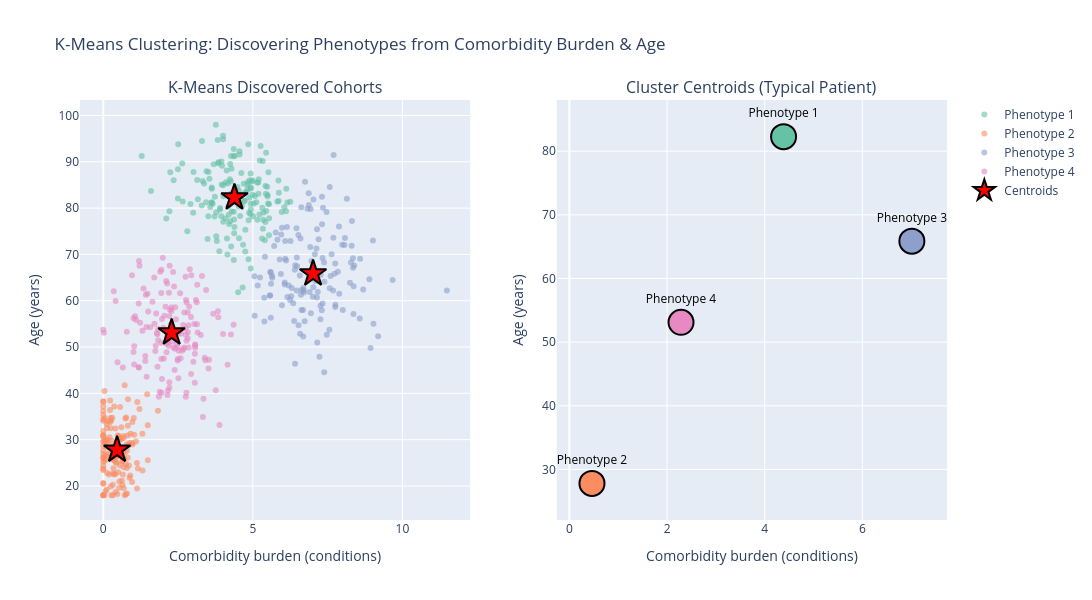

Notebook code for this chart:
### Markdown cell above
## 3. K-Means Clustering Fundamentals

### How K-Means Works

K-Means is an **iterative algorithm** that discovers k clusters by:

1. **Initialize**: Randomly place k centroids (cluster centers)
2. **Assign**: Assign each data point to the nearest centroid
3. **Update**: Move each centroid to the mean of its assigned points
4. **Repeat**: Steps 2-3 until centroids stop moving (convergence)

### Mathematical Foundation

**Distance Metric** (Euclidean distance):
```
d(p, c) = √[(x₁-cx₁)² + (x₂-cx₂)² + ... + (xₙ-cxₙ)²]
```

**Objective**: Minimize within-cluster sum of squares (inertia):
```
Inertia = Σ Σ ||x - μₖ||²
         k x∈Cₖ
```

Where:
- k = cluster index
- Cₖ = set of points in cluster k
- μₖ = centroid of cluster k
- x = data point

### Why K-Means for Patient Phenotypes?

✅ **Efficient**: fast even across a whole registered population
✅ **Interpretable**: a centroid is a description of the "typical" patient in that cohort
✅ **Scalable**: works with many clinical features at once
✅ **Practical**: a newly registered patient is assigned to a cohort in one step

### Code cell
# Demonstrate K-Means concept with simple 2D example
def visualize_kmeans_concept():
    """
    Simple visualization of K-Means concept on the phenotype plane
    (comorbidity burden against age).
    """
    # Use just 2 features for easy visualization
    X_simple = patient_data[['comorbidity_burden', 'age']].values

    # Standardize
    scaler = StandardScaler()
    X_scaled = scaler.fit_transform(X_simple)

    # Fit K-Means with k=4
    kmeans = KMeans(n_clusters=4, random_state=42, n_init=10)
    clusters = kmeans.fit_predict(X_scaled)

    # Transform centroids back to original scale for interpretation
    centroids_scaled = kmeans.cluster_centers_
    centroids_original = scaler.inverse_transform(centroids_scaled)

    # Create visualization
    fig = make_subplots(
        rows=1, cols=2,
        subplot_titles=('K-Means Discovered Cohorts', 'Cluster Centroids (Typical Patient)')
    )

    # Plot 1: Data points colored by discovered cluster
    colors = px.colors.qualitative.Set2[:4]

    for cluster_id in range(4):
        mask = clusters == cluster_id
        fig.add_trace(
            go.Scatter(
                x=patient_data.loc[mask, 'comorbidity_burden'],
                y=patient_data.loc[mask, 'age'],
                mode='markers',
                name=f'Phenotype {cluster_id+1}',
                marker=dict(size=6, color=colors[cluster_id], opacity=0.6)
            ), row=1, col=1
        )

    # Add centroids
    fig.add_trace(
        go.Scatter(
            x=centroids_original[:, 0],
            y=centroids_original[:, 1],
            mode='markers',
            name='Centroids',
            marker=dict(size=20, color='red', symbol='star',
                       line=dict(color='black', width=2))
        ), row=1, col=1
    )

    # Plot 2: Centroid characteristics
    cluster_names = [f'Phenotype {i+1}' for i in range(4)]

    fig.add_trace(
        go.Scatter(
            x=centroids_original[:, 0],
            y=centroids_original[:, 1],
            mode='markers+text',
            name='Centroids',
            marker=dict(size=25, color=colors,
                       line=dict(color='black', width=2)),
            text=cluster_names,
            textposition='top center',
            textfont=dict(size=12, color='black'),
            showlegend=False
        ), row=1, col=2
    )

    # Update layout
    fig.update_layout(
        title='K-Means Clustering: Discovering Phenotypes from Comorbidity Burden & Age',
        width=1400,
        height=600,
        showlegend=True
    )

    fig.update_xaxes(title_text="Comorbidity burden (conditions)", row=1, col=1)
    fig.update_yaxes(title_text="Age (years)", row=1, col=1)
    fig.update_xaxes(title_text="Comorbidity burden (conditions)", row=1, col=2)
    fig.update_yaxes(title_text="Age (years)", row=1, col=2)

    fig.show()

    # Print centroid interpretation
    print("\U0001f3af Discovered Phenotype Characteristics:")
    print("=" * 60)
    for i, (burden, age) in enumerate(centroids_original):
        print(f"\nPhenotype {i+1}:")
        print(f"  Average comorbidity burden: {burden:.2f} conditions")
        print(f"  Average age: {age:.1f} years")

        # Interpret the cohort based on its centroid
        if burden > 5.5:
            cohort_type = "Complex chronic"
        elif age > 75:
            cohort_type = "Frail elderly"
        elif burden > 1.4:
            cohort_type = "Metabolic / early multimorbidity"
        else:
            cohort_type = "Young and healthy"

        print(f"  Interpretation: {cohort_type}")

    print("\n\U0001f4a1 Key Insight: the algorithm found these cohorts WITHOUT being told what to look for!")

visualize_kmeans_concept()

### Figure 1 — Plotly figure (JSON) as saved in the notebook; plotly's stock layout.template omitted (floating-point values rounded to 4 significant figures; data arrays with more than 128 entries replaced by an {"elided": "..."} marker saying what was removed)
{"data": [{"marker": {"color": "rgb(102,194,165)", "opacity": 0.6, "size": 6}, "mode": "markers", "name": "Phenotype 1", "type": "scatter", "x": {"elided": "163 float values"}, "xaxis": "x", "y": {"elided": "163 float values"}, "yaxis": "y"}, {"marker": {"color": "rgb(252,141,98)", "opacity": 0.6, "size": 6}, "mode": "markers", "name": "Phenotype 2", "type": "scatter", "x": {"elided": "153 float values"}, "xaxis": "x", "y": {"elided": "153 float values"}, "yaxis": "y"}, {"marker": {"color": "rgb(141,160,203)", "opacity": 0.6, "size": 6}, "mode": "markers", "name": "Phenotype 3", "type": "scatter", "x": {"elided": "135 float values"}, "xaxis": "x", "y": {"elided": "135 float values"}, "yaxis": "y"}, {"marker": {"color": "rgb(231,138,195)", "opacity": 0.6, "size": 6}, "mode": "markers", "name": "Phenotype 4", "type": "scatter", "x": {"elided": "149 float values"}, "xaxis": "x", "y": {"elided": "149 float values"}, "yaxis": "y"}, {"marker": {"color": "red", "line": {"color": "black", "width": 2}, "size": 20, "symbol": "star"}, "mode": "markers", "name": "Centroids", "type": "scatter", "x": [4.386, 0.4619, 7.013, 2.285], "xaxis": "x", "y": [82.29, 27.82, 65.86, 53.12], "yaxis": "y"}, {"marker": {"color": ["rgb(102,194,165)", "rgb(252,141,98)", "rgb(141,160,203)", "rgb(231,138,195)"], "line": {"color": "black", "width": 2}, "size": 25}, "mode": "markers+text", "name": "Centroids", "showlegend": false, "text": ["Phenotype 1", "Phenotype 2", "Phenotype 3", "Phenotype 4"], "textfont": {"color": "black", "size": 12}, "textposition": "top center", "type": "scatter", "x": [4.386, 0.4619, 7.013, 2.285], "xaxis": "x2", "y": [82.29, 27.82, 65.86, 53.12], "yaxis": "y2"}], "layout": {"annotations": [{"font": {"size": 16}, "showarrow": false, "text": "K-Means Discovered Cohorts", "x": 0.225, "xanchor": "center", "xref": "paper", "y": 1.0, "yanchor": "bottom", "yref": "paper"}, {"font": {"size": 16}, "showarrow": false, "text": "Cluster Centroids (Typical Patient)", "x": 0.775, "xanchor": "center", "xref": "paper", "y": 1.0, "yanchor": "bottom", "yref": "paper"}], "height": 600, "showlegend": true, "title": {"text": "K-Means Clustering: Discovering Phenotypes from Comorbidity Burden & Age"}, "width": 1400, "xaxis": {"anchor": "y", "domain": [0.0, 0.45], "title": {"text": "Comorbidity burden (conditions)"}}, "xaxis2": {"anchor": "y2", "domain": [0.55, 1.0], "title": {"text": "Comorbidity burden (conditions)"}}, "yaxis": {"anchor": "x", "domain": [0.0, 1.0], "title": {"text": "Age (years)"}}, "yaxis2": {"anchor": "x2", "domain": [0.0, 1.0], "title": {"text": "Age (years)"}}}}
